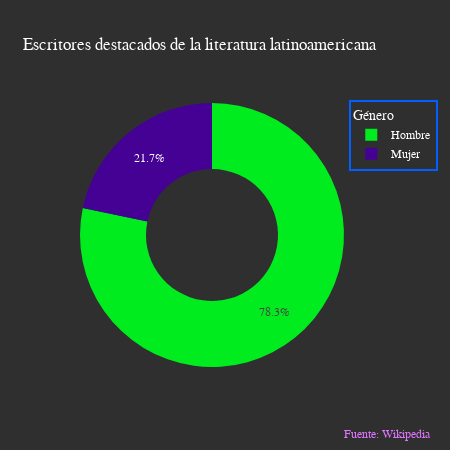

The notebook cell this image was saved under:
### Markdown cell above
### Create donut chart

### Code cell
# Define color sets
palette = ['#00ec1e', '#450094']

# Use 'hole' to create a donut-like pie chart
fig = go.Figure(data=[go.Pie(labels=new_df['Género'], values=new_df['Count'], hole=.5, marker_colors=palette)])

# Change the donut chart
fig.update_layout(
    title='Escritores destacados de la literatura latinoamericana',
    title_font_color='#FFFFFF',
    paper_bgcolor='#2f2f2f',
    plot_bgcolor='#2f2f2f',
    font_color = 'white', 
    font_family='Arial',
    legend_bgcolor='#2f2f2f',
    legend_bordercolor='#005fff',
    legend_borderwidth=2,
    legend_font_color='white',
    legend_title="Género",
    legend_title_side='top',
    legend_xanchor='left',
    legend_orientation='v',
    legend_itemclick=False,
    hoverlabel_font_family='Arial',
    modebar_remove=['lasso', 'autoscale', 'zoom', 'pan', 'zoomin', 'zoomout', 'select', 'reset', 'resetscale', 'toimage'],
    width=450,
    height=450
    )

# Add annotation
fig.add_annotation(dict(font=dict(color='#e076ff',size=12),
                                        x=0.98,
                                        y=-0.27,
                                        showarrow=False,
                                        text="<a href='https://en.m.wikipedia.org/wiki/List_of_Latin_American_writers' target='_blank'> Fuente: Wikipedia </a>",
                                        textangle=0,
                                        xanchor='left',
                                        xref="paper",
                                        yref="paper"))

# Configure hover text
fig.update_traces(hoverinfo='label+value', selector=dict(type='pie'))

# Show figure
fig.show()

# Save figure
# fig.write_html(f'{figures}/escritores_destacados.html')
pio.write_html(fig, file='../index.html', auto_open=True)

### Figure 1 — Plotly figure (JSON) as saved in the notebook; plotly's stock layout.template omitted (floating-point values rounded to 4 significant figures)
{"data": [{"hole": 0.5, "hoverinfo": "label+value", "labels": ["Hombre", "Mujer"], "marker": {"colors": ["#00ec1e", "#450094"]}, "type": "pie", "values": [440, 122]}], "layout": {"annotations": [{"font": {"color": "#e076ff", "size": 12}, "showarrow": false, "text": "<a href='https://en.m.wikipedia.org/wiki/List_of_Latin_American_writers' target='_blank'> Fuente: Wikipedia </a>", "textangle": 0, "x": 0.98, "xanchor": "left", "xref": "paper", "y": -0.27, "yref": "paper"}], "font": {"color": "white", "family": "Arial"}, "height": 450, "hoverlabel": {"font": {"family": "Arial"}}, "legend": {"bgcolor": "#2f2f2f", "bordercolor": "#005fff", "borderwidth": 2, "font": {"color": "white"}, "itemclick": false, "orientation": "v", "title": {"side": "top", "text": "Género"}, "xanchor": "left"}, "modebar": {"remove": ["lasso", "autoscale", "zoom", "pan", "zoomin", "zoomout", "select", "reset", "resetscale", "toimage"]}, "paper_bgcolor": "#2f2f2f", "plot_bgcolor": "#2f2f2f", "title": {"font": {"color": "#FFFFFF"}, "text": "Escritores destacados de la literatura latinoamericana"}, "width": 450}}
